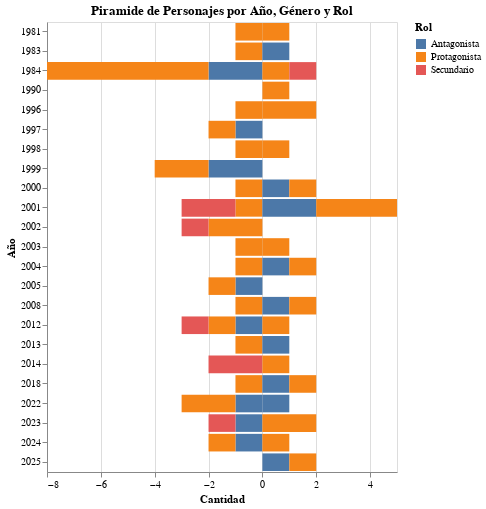

This figure's notebook cell:
### Code cell
import pandas as pd
import altair as alt

# Cargar datos
df = pd.read_excel('database_limpia_intento2.xlsx')

# Asegurar tipos correctos
df['genero'] = df['genero'].astype('category')
df['roles'] = df['roles'].astype('category')
df['año'] = df['año'].astype(int)

# Agrupar por año, género y rol (conteo)
df_count = df.groupby(['año', 'genero', 'roles']).size().reset_index(name='cantidad')

# Crear columna de valores negativos para mujeres
df_count['cantidad_signed'] = df_count.apply(
    lambda row: -row['cantidad'] if row['genero'] == 'Femenino' else row['cantidad'],
    axis=1
)

# Gráfico pirámide poblacional
chart = alt.Chart(df_count).mark_bar().encode(
    y=alt.Y('año:O', title='Año'),
    x=alt.X('cantidad_signed:Q',
            title='Cantidad',
            axis=alt.Axis(format='d')),
    color=alt.Color('roles:N', title='Rol'),
    tooltip=['año', 'genero', 'roles', 'cantidad']
).properties(
    width=350,
    height=450,
    title='Piramide de Personajes por Año, Género y Rol'
)

chart

### Figure 1 — Vega-Lite specification as saved in the notebook (floating-point values rounded to 4 significant figures; data arrays with more than 128 entries replaced by an {"elided": "..."} marker saying what was removed)
{"config": {"view": {"continuousWidth": 300, "continuousHeight": 300}}, "data": {"name": "data-66fa772d5ba87b379b5d94f9c556ce5d"}, "mark": {"type": "bar"}, "encoding": {"color": {"field": "roles", "title": "Rol", "type": "nominal"}, "tooltip": [{"field": "año", "type": "quantitative"}, {"field": "genero", "type": "nominal"}, {"field": "roles", "type": "nominal"}, {"field": "cantidad", "type": "quantitative"}], "x": {"axis": {"format": "d"}, "field": "cantidad_signed", "title": "Cantidad", "type": "quantitative"}, "y": {"field": "año", "title": "Año", "type": "ordinal"}}, "height": 450, "title": "Piramide de Personajes por Año, Género y Rol", "width": 350, "$schema": "https://vega.github.io/schema/vega-lite/v5.20.1.json", "datasets": {"data-66fa772d5ba87b379b5d94f9c556ce5d": {"elided": "138 records"}}}
